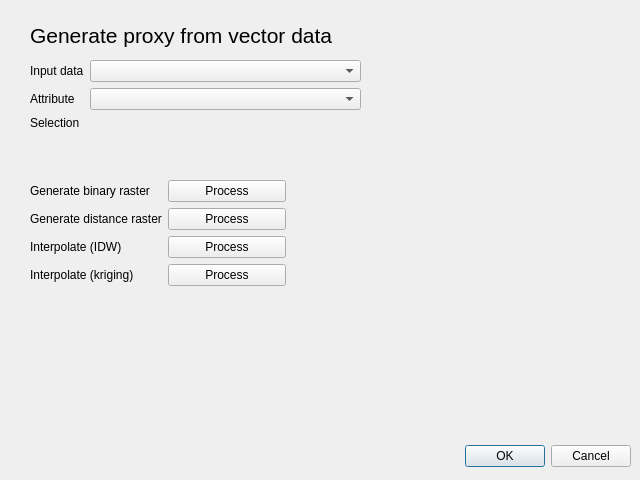
<?xml version="1.0" encoding="UTF-8"?>
<ui version="4.0">
 <class>proxy_dialog</class>
 <widget class="QDialog" name="proxy_dialog">
  <property name="geometry">
   <rect>
    <x>0</x>
    <y>0</y>
    <width>640</width>
    <height>480</height>
   </rect>
  </property>
  <property name="windowTitle">
   <string>Generate proxy raster</string>
  </property>
  <widget class="QDialogButtonBox" name="buttonBox">
   <property name="geometry">
    <rect>
     <x>10</x>
     <y>440</y>
     <width>621</width>
     <height>32</height>
    </rect>
   </property>
   <property name="orientation">
    <enum>Qt::Horizontal</enum>
   </property>
   <property name="standardButtons">
    <set>QDialogButtonBox::Cancel|QDialogButtonBox::Ok</set>
   </property>
  </widget>
  <widget class="QLabel" name="label_8">
   <property name="geometry">
    <rect>
     <x>30</x>
     <y>20</y>
     <width>341</width>
     <height>31</height>
    </rect>
   </property>
   <property name="font">
    <font>
     <pointsize>16</pointsize>
    </font>
   </property>
   <property name="text">
    <string>Generate proxy from vector data</string>
   </property>
  </widget>
  <widget class="QWidget" name="">
   <property name="geometry">
    <rect>
     <x>30</x>
     <y>60</y>
     <width>331</width>
     <height>89</height>
    </rect>
   </property>
   <layout class="QFormLayout" name="formLayout_3">
    <item row="0" column="0">
     <widget class="QLabel" name="label">
      <property name="text">
       <string>Input data</string>
      </property>
     </widget>
    </item>
    <item row="0" column="1">
     <widget class="QgsMapLayerComboBox" name="layer_selection"/>
    </item>
    <item row="1" column="0">
     <widget class="QLabel" name="label_2">
      <property name="text">
       <string>Attribute</string>
      </property>
     </widget>
    </item>
    <item row="1" column="1">
     <widget class="QgsFieldComboBox" name="field_combo_box"/>
    </item>
    <item row="2" column="0">
     <widget class="QLabel" name="label_5">
      <property name="text">
       <string>Selection</string>
      </property>
     </widget>
    </item>
    <item row="2" column="1">
     <widget class="QgsFieldExpressionWidget" name="mFieldExpressionWidget"/>
    </item>
   </layout>
  </widget>
  <widget class="QWidget" name="">
   <property name="geometry">
    <rect>
     <x>30</x>
     <y>180</y>
     <width>256</width>
     <height>120</height>
    </rect>
   </property>
   <layout class="QFormLayout" name="formLayout">
    <item row="0" column="0">
     <widget class="QLabel" name="label_3">
      <property name="text">
       <string>Generate binary raster</string>
      </property>
     </widget>
    </item>
    <item row="0" column="1">
     <widget class="QPushButton" name="pushButton">
      <property name="text">
       <string>Process</string>
      </property>
     </widget>
    </item>
    <item row="1" column="0">
     <widget class="QLabel" name="label_4">
      <property name="text">
       <string>Generate distance raster</string>
      </property>
     </widget>
    </item>
    <item row="1" column="1">
     <widget class="QPushButton" name="pushButton_2">
      <property name="text">
       <string>Process</string>
      </property>
     </widget>
    </item>
    <item row="2" column="0">
     <widget class="QLabel" name="label_6">
      <property name="text">
       <string>Interpolate (IDW)</string>
      </property>
     </widget>
    </item>
    <item row="2" column="1">
     <widget class="QPushButton" name="pushButton_3">
      <property name="text">
       <string>Process</string>
      </property>
     </widget>
    </item>
    <item row="3" column="0">
     <widget class="QLabel" name="label_7">
      <property name="text">
       <string>Interpolate (kriging)</string>
      </property>
     </widget>
    </item>
    <item row="3" column="1">
     <widget class="QPushButton" name="pushButton_4">
      <property name="text">
       <string>Process</string>
      </property>
     </widget>
    </item>
   </layout>
  </widget>
 </widget>
 <customwidgets>
  <customwidget>
   <class>QgsFieldComboBox</class>
   <extends>QComboBox</extends>
   <header>qgsfieldcombobox.h</header>
  </customwidget>
  <customwidget>
   <class>QgsFieldExpressionWidget</class>
   <extends>QWidget</extends>
   <header>qgsfieldexpressionwidget.h</header>
  </customwidget>
  <customwidget>
   <class>QgsMapLayerComboBox</class>
   <extends>QComboBox</extends>
   <header>qgsmaplayercombobox.h</header>
  </customwidget>
 </customwidgets>
 <resources/>
 <connections>
  <connection>
   <sender>buttonBox</sender>
   <signal>accepted()</signal>
   <receiver>proxy_dialog</receiver>
   <slot>accept()</slot>
   <hints>
    <hint type="sourcelabel">
     <x>248</x>
     <y>254</y>
    </hint>
    <hint type="destinationlabel">
     <x>157</x>
     <y>274</y>
    </hint>
   </hints>
  </connection>
  <connection>
   <sender>buttonBox</sender>
   <signal>rejected()</signal>
   <receiver>proxy_dialog</receiver>
   <slot>reject()</slot>
   <hints>
    <hint type="sourcelabel">
     <x>316</x>
     <y>260</y>
    </hint>
    <hint type="destinationlabel">
     <x>286</x>
     <y>274</y>
    </hint>
   </hints>
  </connection>
 </connections>
</ui>
